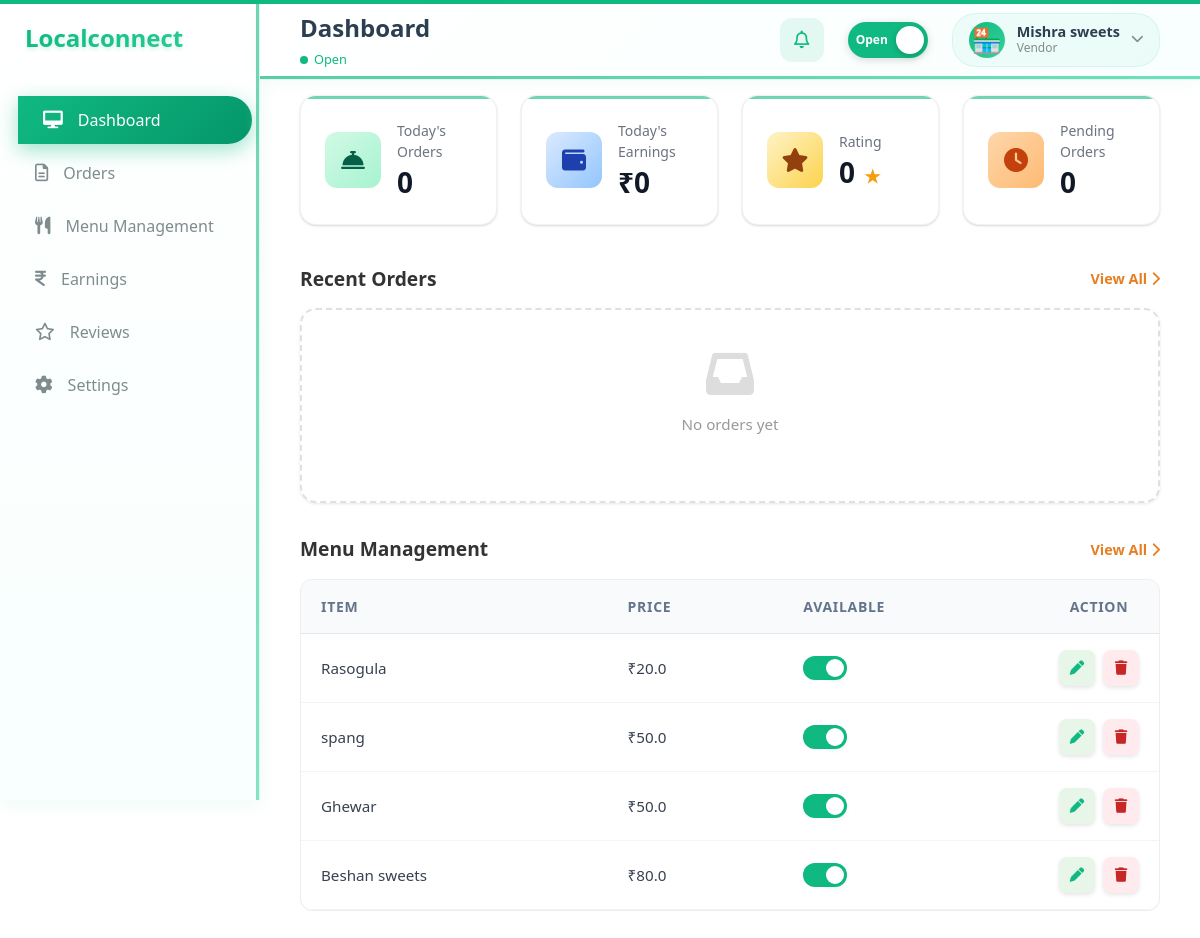
Before: /vendor/dashboard (signed in) with the older database file.
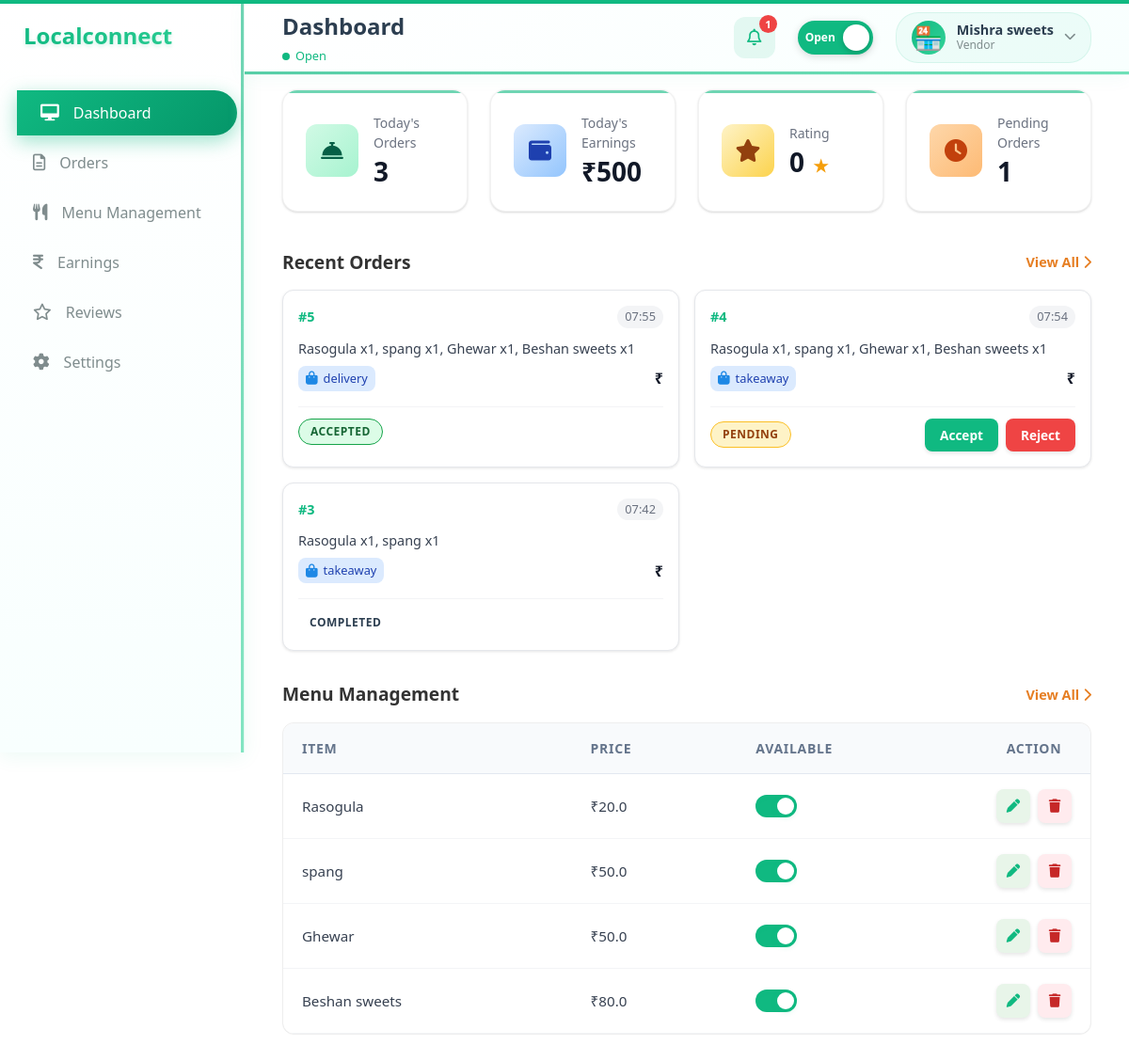
After: the same page with the newer database file.
### models/models.py (models this page shows, shortened)
class MenuItem(db.Model):
    id = db.Column(db.Integer, primary_key=True)
    vendor_id = db.Column(db.Integer, db.ForeignKey('vendor.id'), nullable=False)
    name = db.Column(db.String(100), nullable=False)
    sub_name = db.Column(db.String(100))
    category = db.Column(db.String(50))
    price = db.Column(db.Float, nullable=False)
    is_available = db.Column(db.Boolean, default=True)
    image_file = db.Column(db.String(100), default='default.jpg')

class Order(db.Model):
    id = db.Column(db.Integer, primary_key=True)
    customer_id = db.Column(db.Integer, db.ForeignKey('customer.id'), nullable=False)
    vendor_id = db.Column(db.Integer, db.ForeignKey('vendor.id'), nullable=False)
    vendor_name = db.Column(db.String(100), nullable=False)
    customer_name = db.Column(db.String(100))
    customer_phone = db.Column(db.String(20))
    items = db.Column(db.Text, nullable=False)
    items_summary = db.Column(db.String(500))
    delivery_type = db.Column(db.String(20), nullable=False)
    payment_type = db.Column(db.String(20), nullable=False)
    total = db.Column(db.Float, nullable=False)
    status = db.Column(db.String(20), default='Pending')
    order_type = db.Column(db.String(20))
    customer_suggestion = db.Column(db.Text)
    rejection_reason = db.Column(db.Text)
    created_at = db.Column(db.DateTime, default=datetime.utcnow)
    review_rating = db.Column(db.Integer)
    review_comment = db.Column(db.Text)
    review_date = db.Column(db.DateTime)

### app.py (the view)
@app.route('/vendor/dashboard')
@vendor_required
def vendor_dashboard():
    from datetime import date
    from sqlalchemy import func
    vendor_id = session['user_id']
    vendor = Vendor.query.get(vendor_id)
    orders = Order.query.filter_by(vendor_id=vendor_id).order_by(Order.created_at.desc()).limit(5).all()
    unread_count = Order.query.filter_by(vendor_id=vendor_id, status='Pending').count()
    today = date.today()
    todays_orders = Order.query.filter(Order.vendor_id==vendor_id, func.date(Order.created_at)==today).count()
    todays_earnings = db.session.query(func.sum(Order.total)).filter(Order.vendor_id==vendor_id, func.date(Order.created_at)==today, Order.status!='Rejected').scalar() or 0
    pending_orders = unread_count
    avg_rating = db.session.query(func.avg(Order.review_rating)).filter(Order.vendor_id==vendor_id, Order.review_rating!=None).scalar() or 0
    avg_rating = round(avg_rating, 1) if avg_rating else 0
    menu_items = MenuItem.query.filter_by(vendor_id=vendor_id).limit(5).all()
    return render_template('vendor/vendor_dashboard.html', orders=orders, vendor_profile=vendor, unread_count=unread_count,
                         todays_orders=todays_orders, todays_earnings=todays_earnings, pending_orders=pending_orders,
                         avg_rating=avg_rating, menu_items=menu_items)

### app.py (called while the page is built)
def vendor_required(f):
    @wraps(f)
    def decorated_function(*args, **kwargs):
        if 'user_id' not in session or session.get('user_role') != 'vendor':
            flash('Access denied. Vendor login required.', 'error')
            return redirect(url_for('sign_in'))
        return f(*args, **kwargs)
    return decorated_function

### templates/vendor/vendor_dashboard.html (shortened to what the changed rows need)
{% extends "vendor/base.html" %}
{% block page_title %}Dashboard{% endblock %}
{% block extra_css %}
<link rel="stylesheet" href="{{ url_for('static', filename='css/vendor/dashboard.css') }}">
<link rel="stylesheet" href="{{ url_for('static', filename='css/vendor/menu.css') }}">
{% endblock %}
{% block content %}
<div class="dashboard-wrapper" data-status="{{ 'open' if vendor_profile and vendor_profile.is_open else 'closed' }}">
    <div class="stats-grid">
        <div class="stat-card">
            <div class="stat-info">
                <p>Today's Orders</p>
                <h3>{{ todays_orders }}</h3>
            </div>
        </div>
        <div class="stat-card">
            <div class="stat-info">
                <p>Today's Earnings</p>
                <h3>₹{{ "%.0f"|format(todays_earnings) }}</h3>
            </div>
        </div>
        <div class="stat-card">
            <div class="stat-info">
                <p>Pending Orders</p>
                <h3>{{ pending_orders }}</h3>
            </div>
        </div>
    </div>
    <div class="dashboard-section">
        <div class="orders-grid">
            {% for order in orders %}
            <div class="order-card compact" data-order-id="{{ order.id }}">
                <div class="order-header">
                    <div class="order-id">#{{ order.id }}</div>
                    <div class="order-time">{{ order.created_at.strftime('%H:%M') if order.created_at else 'Now' }}</div>
                </div>
                <div class="order-content">
                    <div class="order-items-compact">{{ order.items_summary }}</div>
                    <div class="order-meta">
                        <span class="order-type-compact {{ 'delivery' if order.order_type == 'Delivery' else 'takeaway' }}">
                            <i class="fa-solid {{ 'fa-motorcycle' if order.order_type == 'Delivery' else 'fa-bag-shopping' }}"></i>
                            {{ order.order_type }}
                        </span>
                        <span class="order-amount">₹{{ order.total_price }}</span>
                    </div>
                </div>
                <div class="order-status-section">
                    <div class="status-badge-compact status-{{ (order.status or 'pending').lower() }}" id="status-{{ order.id }}">
                        {{ order.status or 'Pending' }}
                    </div>
                    <div class="order-actions-compact" id="actions-{{ order.id }}">
                        {% if not order.status or order.status == 'Pending' %}
                        <button class="btn-action accept" onclick="updateOrderStatus({{ order.id }}, 'Accepted')">
                            Accept
                        </button>
                        <button class="btn-action reject" onclick="updateOrderStatus({{ order.id }}, 'Rejected')">
                            Reject
                        </button>
                        {% endif %}
                    </div>
                </div>
            </div>
            {% else %}
            <div class="empty-state" style="text-align: center; padding: 40px; color: #666;">
                <i class="fa-solid fa-inbox" style="font-size: 3rem; color: #ddd; margin-bottom: 15px;"></i>
                <p>No orders yet</p>
            </div>
            {% endfor %}
        </div>
    </div>
    <div class="dashboard-section">
        <div class="menu-preview-card">
            <div class="dashboard-table-wrapper">
                <table class="dashboard-table">
                    <thead>
                        <tr>
                            <th>Item</th>
                            <th>Price</th>
                            <th>Available</th>
                            <th>Action</th>
                        </tr>
                    </thead>
                    <tbody>
                        {% for item in menu_items %}
                        <tr>
                            <td>{{ item.name }}</td>
                            <td>₹{{ item.price }}</td>
                            <td>
                                <label class="switch">
                                    <span class="slider round"></span>
                                </label>
                            </td>
                            <td>
                                <div class="action-buttons">
                                    <button class="btn-edit" onclick="openEditModal({{ item.id }})" title="Edit Item">
                                        <i class="fa-solid fa-pen"></i>
                                    </button>
                                    <button class="btn-delete" onclick="deleteItem({{ item.id }})" title="Delete Item">
                                        <i class="fa-solid fa-trash"></i>
                                    </button>
                                </div>
                            </td>
                        </tr>
                        {% else %}
                        <tr>
                            <td colspan="4" style="text-align: center; color: #666; padding: 20px;">
                                No menu items found. <a href="/vendor/menu" style="color: var(--primary-green);">Add items</a>
                            </td>
                        </tr>
                        {% endfor %}
                    </tbody>
                </table>
            </div>
        </div>
    </div>
</div>
{% endblock %}

### templates/vendor/base.html (shortened to what the changed rows need)
<!DOCTYPE html>
<html lang="en">
<head>
    <link rel="stylesheet" href="{{ url_for('static', filename='css/vendor/base.css') }}">
    <link rel="stylesheet" href="https://cdnjs.cloudflare.com/ajax/libs/font-awesome/6.0.0/css/all.min.css">
    {% block extra_css %}{% endblock %}
</head>
<body>
    <div class="container">
        <aside class="sidebar">
            <div class="logo">
                <h1>Localconnect</h1>
            </div>
        </aside>
        <main class="main-content">
            <header class="top-header">
                <div class="header-left">
                    <div class="page-title-section">
                        <h2 id="page-title">{% block page_title %}{% endblock %}</h2>
                    </div>
                </div>
                <div class="header-right">
                    <div class="header-actions">
                        <div class="notification-wrapper">
                            <button class="notification-btn" onclick="toggleDropdown('notif-content')" aria-label="Notifications">
                                <i class="fa-regular fa-bell"></i>
                                {% if unread_count > 0 %}
                                    <span class="notification-badge">{{ unread_count }}</span>
                                {% endif %}
                            </button>
                        </div>
                    </div>
                </div>
            </header>
            <section class="content">
                {% block content %}{% endblock %}
            </section>
        </main>
    </div>
</body>
</html>

Changed rows visible on the page:
added Order: id "5", created_at "07:55", items_summary "Rasogula x1, spang x1, Ghewar x1, Beshan sweets x1", order_type "delivery", status "ACCEPTED"
added Order: id "4", created_at "07:54", items_summary "Rasogula x1, spang x1, Ghewar x1, Beshan sweets x1", order_type "takeaway", status "PENDING"
added Order: id "3", created_at "07:42", items_summary "Rasogula x1, spang x1", order_type "takeaway", status "COMPLETED"
Other visible differences:
{{ unread_count }}: (not shown) → "1"
{{ todays_orders }}: "0" → "3"
{{ "%.0f"|format(todays_earnings) }}: "0" → "500"
{{ pending_orders }}: "0" → "1"
text no longer shown: "No orders yet"
